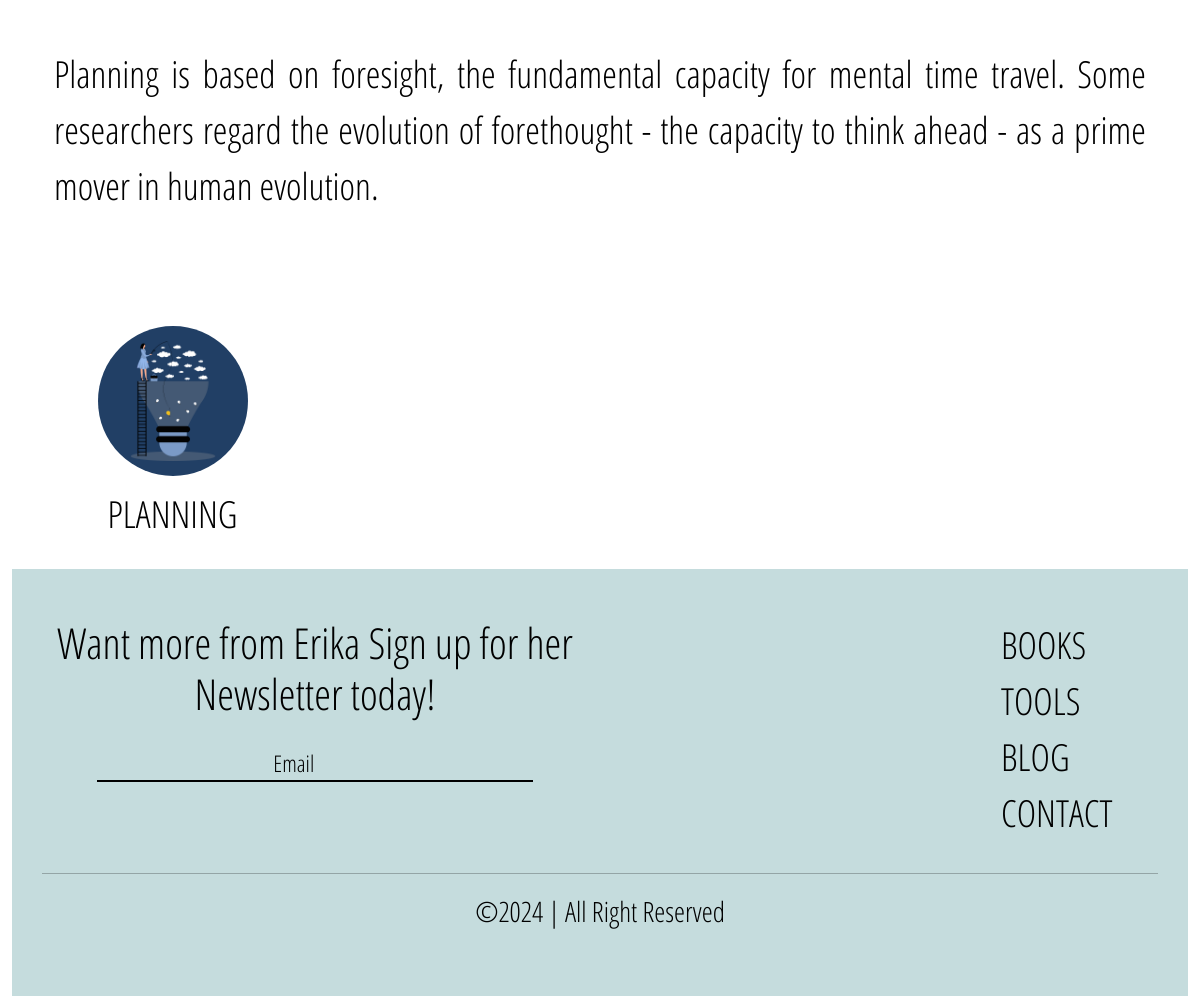
Page /Blog=showBlog/25 (lower part) on the earlier database version.
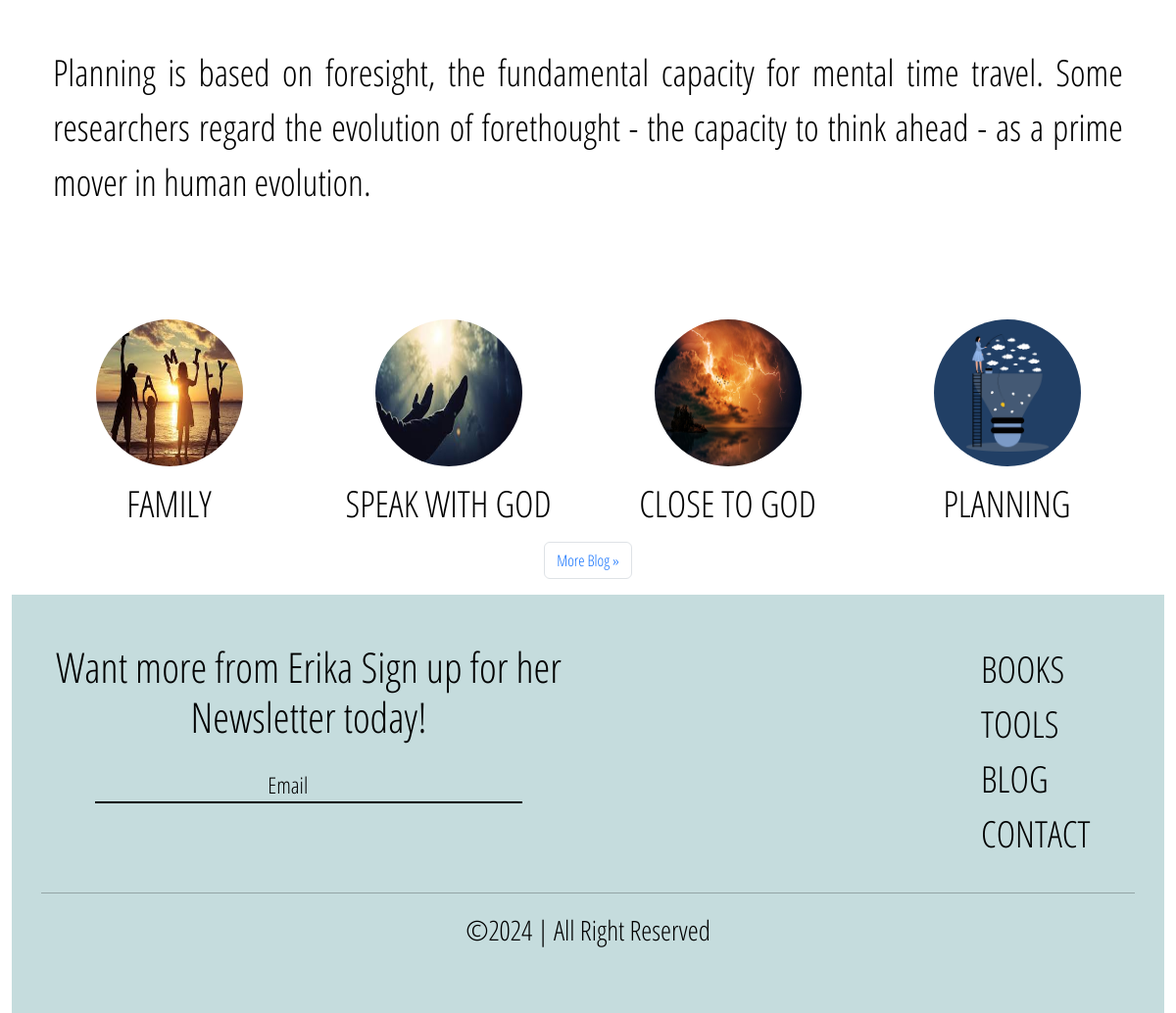
Same page on the later database version.
### ErikaApp/models.py (models this page shows, shortened)
class Blog(models.Model):
    blog_title = models.CharField(max_length=100)
    blog_intro = models.TextField()
    blog_body =models.TextField()
    image = models.ImageField(upload_to="Blog_media")

### ErikaApp/views.py (the view)
# urls.py: path('Blog=showBlog/<int:id>',views.showBlog,name='showblog'),
def showBlog(request,id):
    blog = Blog.objects.get(id=id)
    blog_content  = Blog.objects.all()
    get_blog_content = Paginator(blog_content,4)
    page_number = request.GET.get('page')
    obj_blog = get_blog_content.get_page(page_number)
    context ={
        'show_blog': blog,
        'blog_content':obj_blog
    }
    return render(request, 'main/showblog.html',context)

### ErikaApp/templates/main/showblog.html (shortened to what this page needs)
{% extends 'main/base.html' %}
{% load static %}
{% block link %}
<link rel="stylesheet" href="{% static 'css/blog.css' %}">
<link rel="stylesheet" href="{% static 'css/index.css' %}">
{% endblock link %}
{% block content %}
<div class="container-fluid">
    <div class="container text-center">
        <div class="wrapper">
            <div class='container py-5 ' >
                <div class="blog-body py-5">
                    <div class="paragraph">
                        <div class="blog-body-text blog-blog">
                            <p> {{show_blog.blog_body}} <p id="reload"></p></p>
                        </div>
                    </div>
            </div>
        </div>
    </div>
</div>
<div class="container position-relative">
    <div class="wrapper position-relative bottom-0 start-50 translate-middle-x">
        <div class="row row-cols-2 row-cols-sm-3 row-cols-md-4">
            {% for i in blog_content reversed %}
            <div class="col blog">
                <a href="{% url 'showblog' i.id %}" class="blog-link" style="text-decoration: none;" >
                    <div class="text-center mb-2">
                        <img class="img-blog" src="{{i.image.url}}" alt="..">
                    </div>
                    <div class="blog-title text-center py-2">
                        <h5 style="font-size: 28pt;"> {{i.blog_title | upper}} </h5>
                    </div>
                </a>
            </div>
            {% endfor %}
        </div>
        <nav aria-label="Page navigation example">
            <ul class="pagination justify-content-center">
              {% if blog_content.has_next %}
              <li class="page-item">
                <a class="page-link" href="?page={{blog_content.next_page_number}} #reload" >More Blog &raquo;</a>
              </li>
              {% endif %}
            </ul>
          </nav>
    </div>
</div>
{% endblock content %}

Differences in the rows shown:
added Blog: image (picture), blog_title "FAMILY"
added Blog: image (picture), blog_title "SPEAK WITH GOD"
added Blog: image (picture), blog_title "CLOSE TO GOD"
Other differences:
text now shown: "More Blog »"
